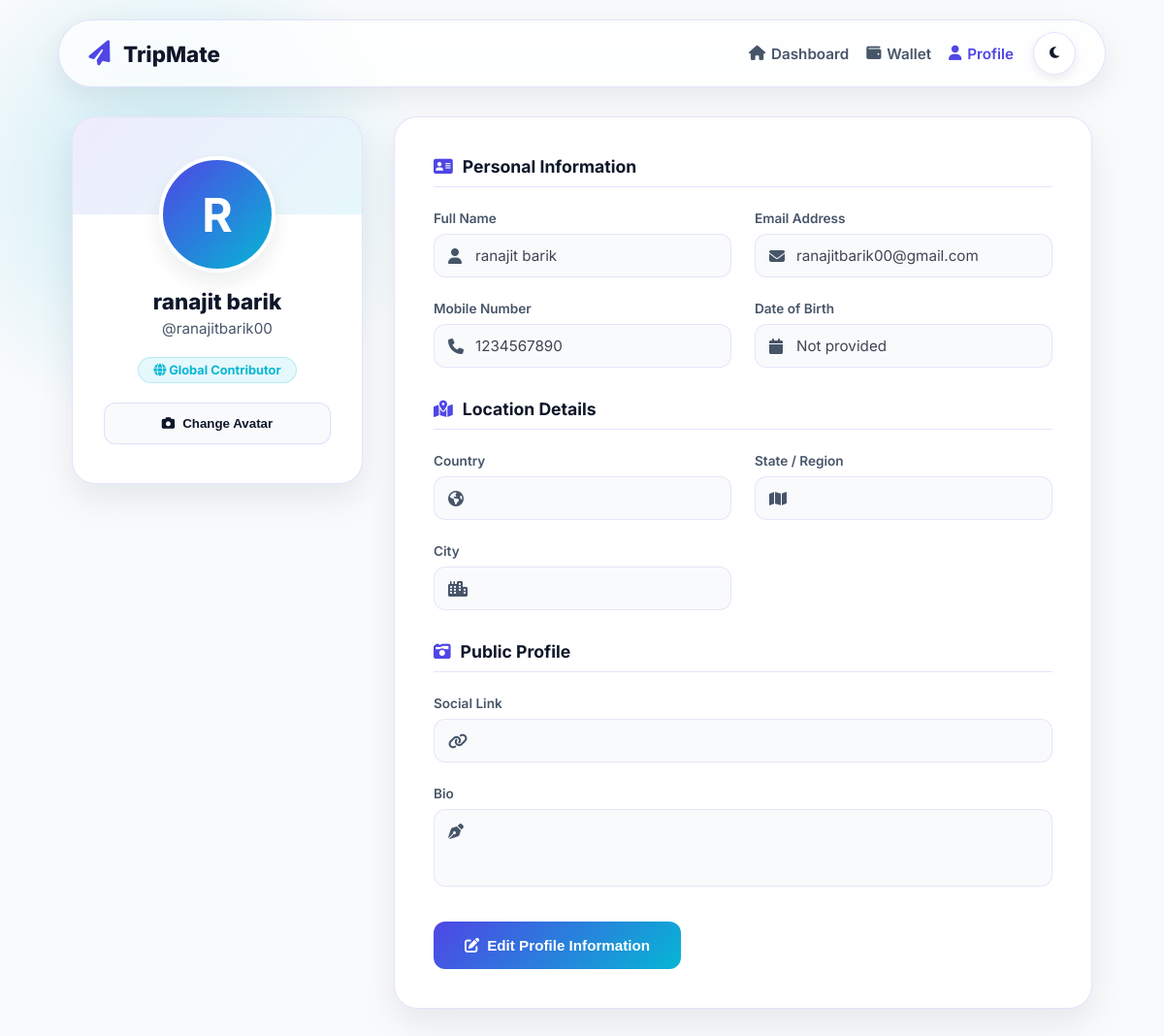
The page /contributor/contributor_profile.php (signed in) on the database its author committed.
### tables this page shows
CREATE TABLE `contributors` (
  `id` int(11) NOT NULL,
  `name` varchar(255) NOT NULL COMMENT 'Full Name',
  `username` varchar(100) NOT NULL COMMENT 'Unique Username',
  `email` varchar(255) NOT NULL COMMENT 'Unique Email Address',
  `password` varchar(255) NOT NULL COMMENT 'Hashed Password',
  `mobile` varchar(20) DEFAULT NULL,
  `dob` date DEFAULT NULL,
  `gender` enum('Male','Female','Other','Prefer not to say') DEFAULT 'Prefer not to say',
  `address_line_1` varchar(255) DEFAULT NULL,
  `address_line_2` varchar(255) DEFAULT NULL,
  `city` varchar(100) DEFAULT NULL,
  `state_region` varchar(100) DEFAULT NULL,
  `postal_code` varchar(50) DEFAULT NULL,
  `country` varchar(100) DEFAULT NULL,
  `social_link` varchar(255) DEFAULT NULL,
  `bio` text DEFAULT NULL,
  `created_at` timestamp NOT NULL DEFAULT current_timestamp()
);

### contributor/contributor_profile.php (the view, shortened to what this page needs)
<?php
include '../database/dbconfig.php';
$contributor_id = $_SESSION['contributor_id'];
$user = [];
$stmt = $conn->prepare("SELECT * FROM contributors WHERE id = ?");
if ($stmt) {
    $stmt->bind_param("i", $contributor_id);
    $stmt->execute();
    $result = $stmt->get_result();
    if ($result->num_rows === 1) {
        $user = $result->fetch_assoc();
    }
}
$profile_pic = $user['profile_pic'] ?? null;
?>
<!DOCTYPE html>
<html lang="en">
<head>
    <link rel="stylesheet" href="https://cdnjs.cloudflare.com/ajax/libs/font-awesome/6.4.0/css/all.min.css">
</head>
<body>
<nav class="navbar" role="navigation">
    <a href="../main/index.html" class="logo">
        <i class="fa-solid fa-paper-plane"></i>
        <span class="brand-text"><span class="trip">Trip</span><span class="mate">Mate</span></span>
    </a>
    <ul class="nav-links">
        <a href="contributor_dashboard.php" class="nav-link"><i class="fa-solid fa-house"></i> Dashboard</a>
        <a href="contributor_wallet.php" class="nav-link"><i class="fa-solid fa-wallet"></i> Wallet</a>
        <a href="contributor_profile.php" class="nav-link active"><i class="fa-solid fa-user"></i> Profile</a>
    </ul>
    <button class="theme-toggle" id="themeToggle"><i class="fas fa-moon"></i></button>
</nav>
<div class="page">
    <div class="profile-card">
        <div class="avatar-lg">
            <?php if ($profile_pic): ?>
                <img src="<?= htmlspecialchars($profile_pic) ?>" alt="Profile">
            <?php else: ?>
                <?= strtoupper(substr($user['name'] ?? 'U', 0, 1)) ?>
            <?php endif; ?>
        </div>
        <h2><?= htmlspecialchars($user['name'] ?? 'User') ?></h2>
        <p>@<?= htmlspecialchars($user['username'] ?? '') ?></p>
        <span class="role-badge"><i class="fa-solid fa-globe"></i> Global Contributor</span>
        <button class="edit-pic-btn" onclick="alert('Profile picture upload feature coming soon.')">
            <i class="fa-solid fa-camera"></i> Change Avatar
        </button>
    </div>
    <div class="details-card">
        <h2 class="section-title"><i class="fa-solid fa-address-card"></i> Personal Information</h2>
        <div class="form-grid">
            <div class="form-group">
                <label>Full Name</label>
                <div class="input-wrap">
                    <input type="text" class="read-only-input" value="<?= htmlspecialchars($user['name'] ?? '') ?>" readonly>
                    <i class="fa-solid fa-user icon"></i>
                </div>
            </div>
            <div class="form-group">
                <label>Email Address</label>
                <div class="input-wrap">
                    <input type="text" class="read-only-input" value="<?= htmlspecialchars($user['email'] ?? '') ?>" readonly>
                    <i class="fa-solid fa-envelope icon"></i>
                </div>
            </div>
            <div class="form-group">
                <label>Mobile Number</label>
                <div class="input-wrap">
                    <input type="text" class="read-only-input" value="<?= htmlspecialchars($user['mobile'] ?? 'Not provided') ?>" readonly>
                    <i class="fa-solid fa-phone icon"></i>
                </div>
            </div>
            <div class="form-group">
                <label>Date of Birth</label>
                <div class="input-wrap">
                    <input type="text" class="read-only-input" value="<?= !empty($user['dob']) ? date('d M Y', strtotime($user['dob'])) : 'Not provided' ?>" readonly>
                    <i class="fa-solid fa-calendar icon"></i>
                </div>
            </div>
        </div>
        <h2 class="section-title"><i class="fa-solid fa-map-location-dot"></i> Location Details</h2>
        <div class="form-grid">
            <div class="form-group">
                <label>Country</label>
                <div class="input-wrap">
                    <input type="text" class="read-only-input" value="<?= htmlspecialchars($user['country'] ?? 'Not provided') ?>" readonly>
                    <i class="fa-solid fa-earth-americas icon"></i>
                </div>
            </div>
            <div class="form-group">
                <label>State / Region</label>
                <div class="input-wrap">
                    <input type="text" class="read-only-input" value="<?= htmlspecialchars($user['state_region'] ?? 'Not provided') ?>" readonly>
                    <i class="fa-solid fa-map icon"></i>
                </div>
            </div>
            <div class="form-group">
                <label>City</label>
                <div class="input-wrap">
                    <input type="text" class="read-only-input" value="<?= htmlspecialchars($user['city'] ?? 'Not provided') ?>" readonly>
                    <i class="fa-solid fa-city icon"></i>
                </div>
            </div>
        </div>
        <h2 class="section-title"><i class="fa-solid fa-camera-retro"></i> Public Profile</h2>
        <div class="form-group" style="margin-bottom: 1.5rem;">
            <label>Social Link</label>
            <div class="input-wrap">
                <input type="text" class="read-only-input" value="<?= htmlspecialchars($user['social_link'] ?? 'Not provided') ?>" readonly>
                <i class="fa-solid fa-link icon"></i>
            </div>
        </div>
        <div class="form-group" style="margin-bottom: 2rem;">
            <label>Bio</label>
            <div class="input-wrap">
                <textarea class="read-only-input" readonly><?= htmlspecialchars($user['bio'] ?? 'No bio provided.') ?></textarea>
                <i class="fa-solid fa-pen-nib icon"></i>
            </div>
        </div>
        <button class="btn-update" onclick="alert('Profile editing functionality coming soon.')">
            <i class="fa-solid fa-pen-to-square"></i> Edit Profile Information
        </button>
    </div>
</div>
</body>
</html>

### rows shown on the page
contributors: name "R", name "ranajit barik", username "ranajitbarik00", email "ranajitbarik00@gmail.com", mobile "1234567890", dob "Not provided"
